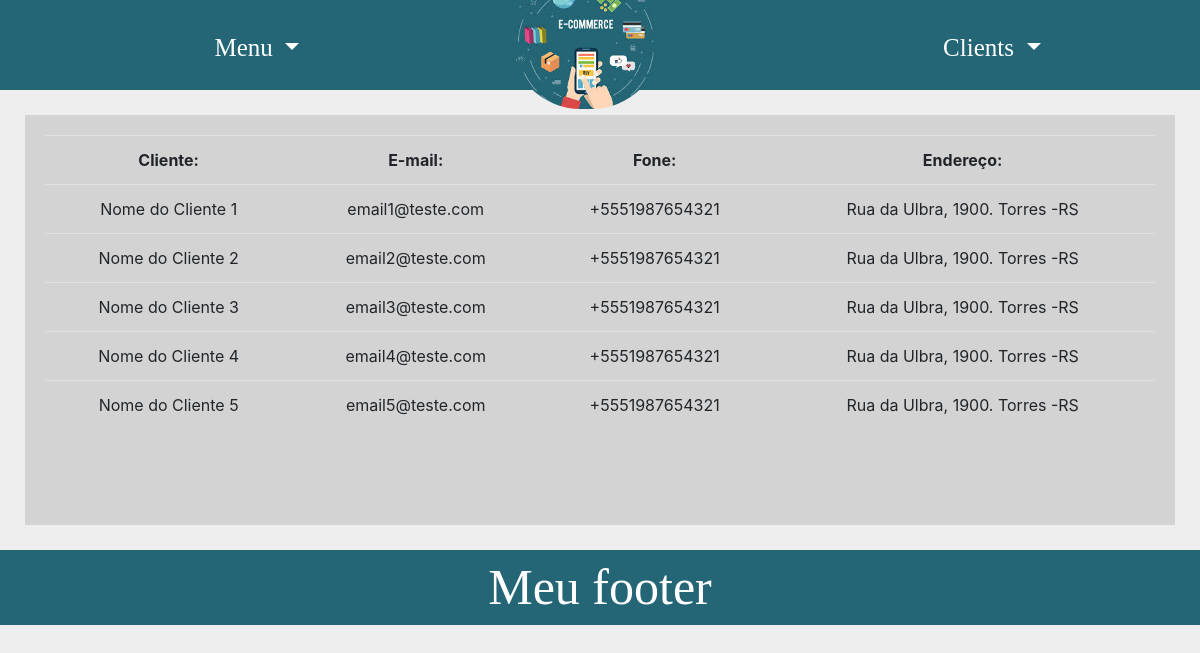
Screenshot of /aula_5/index.php?controller=clients&action=clientList with the database file from the repository.
### tables this page shows
CREATE TABLE `clients` (
  `idClient` int(11) NOT NULL,
  `name` varchar(50) NOT NULL,
  `phone` varchar(50) NOT NULL,
  `email` varchar(50) NOT NULL,
  `address` varchar(50) NOT NULL
);

### aula_5/controllers/clients.php (called while the page is built, shortened)
<?php
class clientsController{
    public function clientList(){
        require_once("models/clientsModel.php");
        $client = new clientModel();
        $result = $client -> clientList();
        require_once('views/templates/header.php');
        require_once('views/clients/clientList.php');
        require_once('views/templates/footer.php');
    }
}
?>

### aula_5/database/Connection.php (called while the page is built, shortened)
<?php
class Connection
{
    private static $conn;
    public function create()
    {
        try {
            self::$conn = new PDO('mysql:host=localhost;dbname=pw_exemple', 'root');
        } catch (PDOException $err) {
            die("Erro: <code>" . $err->getMessage() . "<code>");
        }
        return self::$conn;
    }
}

### aula_5/models/clientsModel.php (called while the page is built)
<?php
require_once("database/Connection.php");
class ClientModel{
    public $conn;
    function __construct()
    {
        $this -> conn = (new Connection()) -> create();
    }
    public function clientList(){
        $SQL = "SELECT * FROM clients";
        $STMT = $this -> conn -> prepare($SQL);
        $STMT -> execute();
        return $STMT -> fetchAll();
    }
}

### aula_5/views/clients/clientList.php (the view)
<table class="table">
    <tr>
        <th>
            Cliente:
        </th>
        <th>
            E-mail:
        </th>
        <th>
            Fone:
        </th>
        <th>
            Endereço:
        </th>
    </tr>
    <?php foreach ($result as $data):?>
        <tr>
            <td><?= $data["name"] ?></td>
            <td><?= $data["email"] ?></td>
            <td><?= $data["phone"] ?></td>
            <td><?= $data["address"] ?></td>
        </tr>
    <?php endforeach;?>
    </table>

### aula_5/index.php (shortened to what this page needs)
<?php
if(!isset($_GET['controller'])){
    require_once('./controllers/site.php');
    (new SiteController())->home();
}else{
    switch($_REQUEST['controller']){
    case 'clients':
        require_once('controllers/clients.php');
        $client = new clientsController();
        if(!isset($_GET['action'])){
            $client -> index();
        }else{
            switch($_REQUEST['action']){
                case 'clientList' :
                    $client -> clientList();
                break;
            }
        }
    break;
    }
}
?>

### aula_5/views/templates/header.php (shortened to what this page needs)
<!DOCTYPE html>
<html lang="en">
<head>
    <link rel="stylesheet" href="https://stackpath.bootstrapcdn.com/bootstrap/4.5.2/css/bootstrap.min.css">
    <link rel="stylesheet" href="./assets/Style/Style.css">
</head>
<body>
    <header>
        <nav class="d-flex justify-content-around">
            <div>
                <ul>
                    <li class="nav-item dropdown list-unstyled">
                        <button class="btn nav-link dropdown-toggle" id="Menu" role="button" data-toggle="dropdown">
                            Menu
                        </button>
                    </li>
                </ul>
            </div>
            <div><img src="assets/images/logo.jpg" alt=""></div>
            <div>
                <ul>
                    <li class="nav-item dropdown list-unstyled">
                        <button class="btn nav-link dropdown-toggle" id="Clients" role="button" data-toggle="dropdown">
                            Clients
                        </button>
                    </li>
                </ul>
            </div>
        </nav>
    </header>
    <div class="d-flex justify-content-between">
        <article>

### aula_5/views/templates/footer.php
</article>
</div>
<footer>
Meu footer
</footer>
</body>
</html>

### aula_5/assets/Style/Style.css (style rules this page uses)
body { max-width: 100%; background-color: rgb(238, 238, 238); }
header { background-color:#246676 !important; color: white; font-family: times; height: 90px; text-align: center; padding-top: 20px; }
nav { font-size: 25px; margin-left:15px; }
img { border-radius: 10em; width: 150px; position: absolute;; margin: -50px 0 0 -90px; }
button { padding-bottom: 10px; color: white !important; font-size: 25px !important; }
article { background-color: lightgrey; width:100%; text-align:center; min-height: 410px; padding: 20px; margin:25px 25px 0 25px; }
footer { background-color:#246676; color:white; font-family: times; font-size:50px; text-align:center; margin-top: 25px; bottom:0; width:100%; }

### rows the page displays
clients: name "Nome do Cliente 1", email "email1@teste.com", phone "+5551987654321", address "Rua da Ulbra, 1900. Torres -RS"
clients: name "Nome do Cliente 2", email "email2@teste.com", phone "+5551987654321", address "Rua da Ulbra, 1900. Torres -RS"
clients: name "Nome do Cliente 3", email "email3@teste.com", phone "+5551987654321", address "Rua da Ulbra, 1900. Torres -RS"
clients: name "Nome do Cliente 4", email "email4@teste.com", phone "+5551987654321", address "Rua da Ulbra, 1900. Torres -RS"
clients: name "Nome do Cliente 5", email "email5@teste.com", phone "+5551987654321", address "Rua da Ulbra, 1900. Torres -RS"
